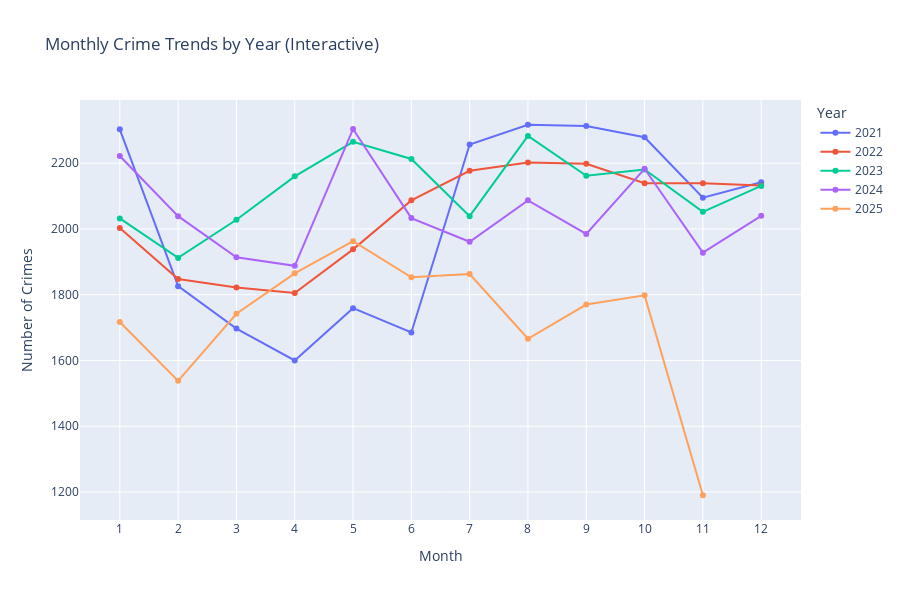

Notebook source saved alongside this figure:
### Code cell
console.print(Panel("[bold magenta]STEP 17: Core EDA visualizations[/bold magenta]", border_style="magenta"))
eda_df = df.copy()
date_range_str = f"{eda_df['year'].min()}–{eda_df['year'].max()}"

# Build GeoDataFrames for spatial EDA (needed for NPU map)
gdf_full = gpd.GeoDataFrame(
    eda_df.dropna(subset=['longitude', 'latitude']),
    geometry=gpd.points_from_xy(eda_df.longitude, eda_df.latitude),
    crs="EPSG:4326",
)

# --- Quick Visuals -----------------------------------------------------------

sns.set(style="whitegrid")

# Crimes by hour
plt.figure(figsize=(10, 5))
sns.countplot(x="incident_hour", data=eda_df, color="steelblue")
plt.title("Crimes by Hour")
plt.xlabel("Hour of Day")
plt.ylabel("Count")
plt.tight_layout()
plt.show()

# Crimes by day of week
if "day_of_week" in eda_df.columns:
    order = [
        "Monday",
        "Tuesday",
        "Wednesday",
        "Thursday",
        "Friday",
        "Saturday",
        "Sunday",
    ]
    plt.figure(figsize=(10, 5))
    sns.countplot(x="day_of_week", data=eda_df, order=order)
    plt.title("Crimes by Day of Week")
    plt.xlabel("Day of Week")
    plt.ylabel("Count")
    plt.tight_layout()
    plt.show()

# Heatmap: day_of_week × hour (KEEP)
pivot = (
    eda_df.pivot_table(
        index="day_of_week",
        columns="incident_hour",
        values="incident_number",
        aggfunc="count",
    )
    .fillna(0)
)

pivot = pivot.reindex(
    ["Monday", "Tuesday", "Wednesday", "Thursday", "Friday", "Saturday", "Sunday"]
)

plt.figure(figsize=(16, 6))
sns.heatmap(pivot, cmap="mako")
plt.title("Heatmap: Day of Week × Hour")
plt.xlabel("Hour")
plt.ylabel("Day of Week")
plt.tight_layout()
plt.show()

# Weather distribution (Only temp_f)
if "temp_f" in eda_df.columns:
    plt.figure(figsize=(6, 4))
    eda_df["temp_f"].hist(bins=30)
    plt.title("Distribution of Temperature (temp_f)")
    plt.xlabel(r"Temperature ($\circ$F)") # Added degrees symbol
    plt.ylabel("Count")
    plt.tight_layout()
    plt.show()

# --- Plotly Interactive Monthly Comparison (KEEP) -----------------------------
monthly_data = eda_df.groupby([eda_df['year'], eda_df['month']]).size().reset_index(name='count')
monthly_data['year'] = monthly_data['year'].astype(str)
month_names = ['Jan', 'Feb', 'Mar', 'Apr', 'May', 'Jun', 'Jul', 'Aug', 'Sep', 'Oct', 'Nov', 'Dec']

fig = px.line(monthly_data, x='month', y='count', color='year',
              title='Monthly Crime Trends by Year (Interactive)',
              labels={'month': 'Month', 'count': 'Number of Crimes', 'year': 'Year'},
              markers=True)

fig.update_xaxes(tickmode='linear', tick0=1, dtick=1,
                 ticktext=month_names, tickvals=list(range(1, 13)))
fig.update_layout(hovermode='x unified', height=600)
fig.show()

log_step("Step 17: Core EDA visualizations (including interactive Plotly)", eda_df)

### Figure 1 — Plotly figure (JSON) as saved in the notebook; plotly's stock layout.template omitted (floating-point values rounded to 4 significant figures)
{"data": [{"hovertemplate": "Year=2021<br>Month=%{x}<br>Number of Crimes=%{y}<extra></extra>", "legendgroup": "2021", "line": {"color": "#636efa", "dash": "solid"}, "marker": {"symbol": "circle"}, "mode": "lines+markers", "name": "2021", "orientation": "v", "showlegend": true, "type": "scatter", "x": [1, 2, 3, 4, 5, 6, 7, 8, 9, 10, 11, 12], "xaxis": "x", "y": [2303, 1826, 1697, 1600, 1759, 1685, 2257, 2317, 2313, 2279, 2095, 2142], "yaxis": "y"}, {"hovertemplate": "Year=2022<br>Month=%{x}<br>Number of Crimes=%{y}<extra></extra>", "legendgroup": "2022", "line": {"color": "#EF553B", "dash": "solid"}, "marker": {"symbol": "circle"}, "mode": "lines+markers", "name": "2022", "orientation": "v", "showlegend": true, "type": "scatter", "x": [1, 2, 3, 4, 5, 6, 7, 8, 9, 10, 11, 12], "xaxis": "x", "y": [2003, 1848, 1822, 1805, 1938, 2087, 2177, 2202, 2198, 2139, 2139, 2132], "yaxis": "y"}, {"hovertemplate": "Year=2023<br>Month=%{x}<br>Number of Crimes=%{y}<extra></extra>", "legendgroup": "2023", "line": {"color": "#00cc96", "dash": "solid"}, "marker": {"symbol": "circle"}, "mode": "lines+markers", "name": "2023", "orientation": "v", "showlegend": true, "type": "scatter", "x": [1, 2, 3, 4, 5, 6, 7, 8, 9, 10, 11, 12], "xaxis": "x", "y": [2032, 1912, 2028, 2160, 2265, 2213, 2039, 2283, 2162, 2181, 2052, 2131], "yaxis": "y"}, {"hovertemplate": "Year=2024<br>Month=%{x}<br>Number of Crimes=%{y}<extra></extra>", "legendgroup": "2024", "line": {"color": "#ab63fa", "dash": "solid"}, "marker": {"symbol": "circle"}, "mode": "lines+markers", "name": "2024", "orientation": "v", "showlegend": true, "type": "scatter", "x": [1, 2, 3, 4, 5, 6, 7, 8, 9, 10, 11, 12], "xaxis": "x", "y": [2222, 2039, 1914, 1888, 2304, 2033, 1961, 2087, 1985, 2183, 1928, 2040], "yaxis": "y"}, {"hovertemplate": "Year=2025<br>Month=%{x}<br>Number of Crimes=%{y}<extra></extra>", "legendgroup": "2025", "line": {"color": "#FFA15A", "dash": "solid"}, "marker": {"symbol": "circle"}, "mode": "lines+markers", "name": "2025", "orientation": "v", "showlegend": true, "type": "scatter", "x": [1, 2, 3, 4, 5, 6, 7, 8, 9, 10, 11], "xaxis": "x", "y": [1717, 1538, 1742, 1865, 1963, 1853, 1863, 1666, 1770, 1798, 1190], "yaxis": "y"}], "layout": {"height": 600, "hovermode": "x unified", "legend": {"title": {"text": "Year"}, "tracegroupgap": 0}, "title": {"text": "Monthly Crime Trends by Year (Interactive)"}, "xaxis": {"anchor": "y", "domain": [0, 1], "dtick": 1, "tick0": 1, "tickmode": "linear", "ticktext": ["Jan", "Feb", "Mar", "Apr", "May", "Jun", "Jul", "Aug", "Sep", "Oct", "Nov", "Dec"], "tickvals": [1, 2, 3, 4, 5, 6, 7, 8, 9, 10, 11, 12], "title": {"text": "Month"}}, "yaxis": {"anchor": "x", "domain": [0, 1], "title": {"text": "Number of Crimes"}}}}
